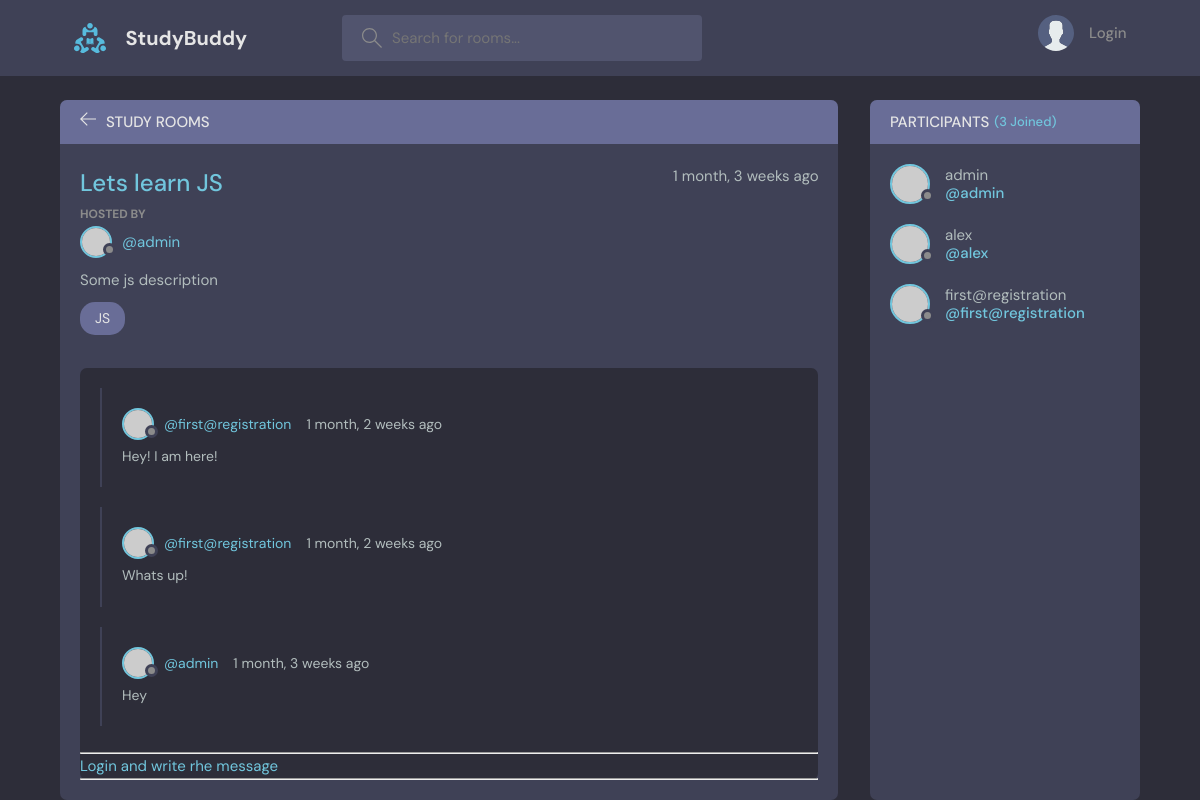
The page /room/4/ on the database its author committed.
### base/models.py (models this page shows, shortened)
class Room(models.Model):
    host = models.ForeignKey(User, on_delete=models.SET_NULL, null=True)
    topic = models.ForeignKey(Topic, on_delete=models.SET_NULL, null=True)
    name = models.CharField(max_length=254,)
    description = models.TextField(null=True, blank=True)
    participants = models.ManyToManyField(User, related_name='participants', blank=True)
    updated = models.DateTimeField(auto_now=True)
    created = models.DateTimeField(auto_now_add=True)
    class Meta:
        ordering = ['-updated','-created']

class Topic(models.Model):
    name = models.CharField(max_length=254)
    def __str__(self):
        return self.name

class Message(models.Model):
    user = models.ForeignKey(User, on_delete=models.CASCADE)
    room = models.ForeignKey(Room, on_delete=models.CASCADE)
    body = models.TextField()
    updated = models.DateTimeField(auto_now=True)
    created = models.DateTimeField(auto_now_add=True)
    class Meta:
        ordering = ['-updated','-created']

### base/views.py (the view, shortened to what this page needs)
# urls.py: path('room/<str:pk>/', views.room, name="room"),
def room(request, pk):
    room = Room.objects.get(id=pk)
    room_messages = room.message_set.all().order_by('-created')
    participants = room.participants.all()
    context = {
        'room': room,
        'room_messages':room_messages,
        'participants': participants,
        }
    return render(request, 'base/room.html', context)

### base/templates/base/room.html (shortened to what this page needs)
{% extends 'main.html' %}
{% block content %}
    <main class="profile-page layout layout--2">
      <div class="container">
        <div class="room">
          <div class="room__top">
            <div class="room__topLeft">
              <a href="{% url 'home' %}">
                <svg version="1.1" xmlns="http://www.w3.org/2000/svg" width="32" height="32" viewBox="0 0 32 32">
                  <title>arrow-left</title>
                  <path
                    d="M13.723 2.286l-13.723 13.714 13.719 13.714 1.616-1.611-10.96-10.96h27.625v-2.286h-27.625l10.965-10.965-1.616-1.607z"
                  ></path>
                </svg>
              </a>
              <h3>STUDY ROOMS</h3>
            </div>
          </div>
          <div class="room__box scroll">
            <div class="room__header scroll">
              <div class="room__info">
                <h3>{{room.name}}</h3>
                <span>{{room.created|timesince}} ago</span>
              </div>
              <div class="room__hosted">
                <p>Hosted By</p>
                <a href="{% url 'user-profile' room.host.id %}" class="room__author">
                  <div class="avatar avatar--small">
                    <img src="https://randomuser.me/api/portraits/men/37.jpg" />
                  </div>
                  <span>@{{room.host.username}}</span>
                </a>
              </div>
              <div class="room__details">
                  {{room.description}}
              </div>
              <span class="room__topics">{{room.topic}}</span>
            </div>
            <div class="room__conversation">
              <div class="threads scroll">
                {% for message in room_messages %}
                <div class="thread">
                  <div class="thread__top">
                    <div class="thread__author">
                      <a href="{% url 'user-profile' message.user.id %}" class="thread__authorInfo">
                        <div class="avatar avatar--small">
                          <img src="https://randomuser.me/api/portraits/men/37.jpg" />
                        </div>
                        <span>@{{message.user.username}}</span>
                      </a>
                      <span class="thread__date">{{message.created|timesince}} ago</span>
                    </div>
                  </div>
                  <div class="thread__details">
                      {{message.body}}
                  </div>
                </div>
                {% endfor %}
              </div>
            </div>
          </div>
          <div class="room__message">
            {% if request.user.is_authenticated %}
              <form action="" method="POST">
                {% csrf_token %}
                <input type = "text" name="body" placeholder="Write your message here..." />
              </form>
            {% else %}
              <div>
                <hr>
                <a href="{% url 'login' %}">Login and write rhe message</a>
                <hr>
              </div>
            {% endif %}
          </div>
        </div>
        <div class="participants">
          <h3 class="participants__top">Participants <span>({{participants.count}} Joined)</span></h3>
          <div class="participants__list scroll">
            {% for user in participants %}
            <a href="{% url 'user-profile' user.id %}" class="participant">
              <div class="avatar avatar--medium">
                <img src="https://randomuser.me/api/portraits/men/37.jpg" />
              </div>
              <p>
                {{user.username}}
                <span>@{{user.username}}</span>
              </p>
            </a>
            {% endfor %}
          </div>
        </div>
      </div>
    </main>
{% endblock content %}

### rows shown on the page
Room: name "Lets learn JS", created "1 month, 3 weeks", host.username "admin", description "Some js description", topic "JS"
Message: user.username "first@registration", created "1 month, 2 weeks", body "Hey! I am here!"
Message: user.username "first@registration", created "1 month, 2 weeks", body "Whats up!"
Message: user.username "admin", created "1 month, 3 weeks", body "Hey"

### other values the page prints
{{ participants.count }} "3"
{{ user.username }} "admin"
{{ user.username }} "alex"
{{ user.username }} "first@registration"
